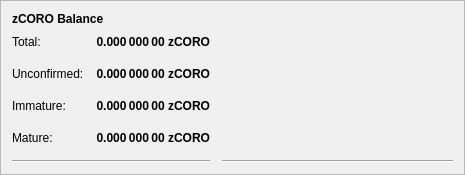
                                  <widget class="QFrame" name="frame_4">
                                    <property name="geometry">
                                      <rect>
                                        <x>0</x>
                                        <y>0</y>
                                        <width>465</width>
                                        <height>171</height>
                                      </rect>
                                    </property>
                                    <property name="frameShape">
                                      <enum>QFrame::StyledPanel</enum>
                                    </property>
                                    <property name="frameShadow">
                                      <enum>QFrame::Raised</enum>
                                    </property>
                                    <layout class="QVBoxLayout" name="verticalLayout_7">
                                      <item>
                                        <layout class="QHBoxLayout" name="horizontalLayout_8" stretch="0">
                                          <item>
                                            <widget class="QLabel" name="label_5z_3">
                                              <property name="maximumSize">
                                                <size>
                                                  <width>16777215</width>
                                                  <height>20</height>
                                                </size>
                                              </property>
                                              <property name="font">
                                                <font>
                                                  <weight>75</weight>
                                                  <bold>true</bold>
                                                </font>
                                              </property>
                                              <property name="text">
                                                <string>zCORO Balance</string>
                                              </property>
                                            </widget>
                                          </item>
                                        </layout>
                                      </item>
                                      <item>
                                        <layout class="QGridLayout" name="gridLayout_5">
                                          <property name="spacing">
                                            <number>12</number>
                                          </property>
                                          <item row="4" column="0">
                                            <widget class="QLabel" name="labelzBalanceMatureText">
                                              <property name="toolTip">
                                                <string>
                                                  Mature: more than 20 confirmation and more than 1 mints of the same denomination after it was minted.
                                                  These zCORO are spendable.
                                                </string>
                                              </property>
                                              <property name="text">
                                                <string>Mature:</string>
                                              </property>
                                            </widget>
                                          </item>
                                          <item row="5" column="0" colspan="2">
                                            <widget class="Line" name="lineSpendableBalance_5">
                                              <property name="orientation">
                                                <enum>Qt::Horizontal</enum>
                                              </property>
                                            </widget>
                                          </item>
                                          <item row="1" column="1">
                                            <widget class="QLabel" name="labelzBalance">
                                              <property name="font">
                                                <font>
                                                  <weight>75</weight>
                                                  <bold>true</bold>
                                                </font>
                                              </property>
                                              <property name="cursor">
                                                <cursorShape>IBeamCursor</cursorShape>
                                              </property>
                                              <property name="toolTip">
                                                <string>All available zCORO, unconfirmed and immature zCORO included.</string>
                                              </property>
                                              <property name="text">
                                                <string notr="true">0.000 000 00 zCORO</string>
                                              </property>
                                              <property name="alignment">
                                                <set>Qt::AlignRight|Qt::AlignTrailing|Qt::AlignVCenter</set>
                                              </property>
                                              <property name="textInteractionFlags">
                                                <set>Qt::LinksAccessibleByMouse|Qt::TextSelectableByKeyboard|Qt::TextSelectableByMouse</set>
                                              </property>
                                            </widget>
                                          </item>
                                          <item row="5" column="2">
                                            <widget class="Line" name="lineWatchBalance_5">
                                              <property name="sizePolicy">
                                                <sizepolicy hsizetype="Preferred" vsizetype="Fixed">
                                                  <horstretch>0</horstretch>
                                                  <verstretch>0</verstretch>
                                                </sizepolicy>
                                              </property>
                                              <property name="minimumSize">
                                                <size>
                                                  <width>140</width>
                                                  <height>0</height>
                                                </size>
                                              </property>
                                              <property name="orientation">
                                                <enum>Qt::Horizontal</enum>
                                              </property>
                                            </widget>
                                          </item>
                                          <item row="1" column="0">
                                            <widget class="QLabel" name="labelzBalanceText">
                                              <property name="toolTip">
                                                <string>All available zCORO, unconfirmed and immature zCORO included.</string>
                                              </property>
                                              <property name="text">
                                                <string>Total:</string>
                                              </property>
                                            </widget>
                                          </item>
                                          <item row="1" column="2">
                                            <spacer name="horizontalSpacer_8">
                                              <property name="orientation">
                                                <enum>Qt::Horizontal</enum>
                                              </property>
                                              <property name="sizeHint" stdset="0">
                                                <size>
                                                  <width>40</width>
                                                  <height>20</height>
                                                </size>
                                              </property>
                                            </spacer>
                                          </item>
                                          <item row="4" column="2">
                                            <spacer name="horizontalSpacer_4">
                                              <property name="orientation">
                                                <enum>Qt::Horizontal</enum>
                                              </property>
                                              <property name="sizeHint" stdset="0">
                                                <size>
                                                  <width>40</width>
                                                  <height>20</height>
                                                </size>
                                              </property>
                                            </spacer>
                                          </item>
                                          <item row="4" column="1">
                                            <widget class="QLabel" name="labelzBalanceMature">
                                              <property name="font">
                                                <font>
                                                  <weight>75</weight>
                                                  <bold>true</bold>
                                                </font>
                                              </property>
                                              <property name="toolTip">
                                                <string>
                                                  Mature: more than 20 confirmation and more than 1 mints of the same denomination after it was minted.
                                                  These zCORO are spendable.
                                                </string>
                                              </property>
                                              <property name="text">
                                                <string>0.000 000 00 zCORO</string>
                                              </property>
                                              <property name="alignment">
                                                <set>Qt::AlignRight|Qt::AlignTrailing|Qt::AlignVCenter</set>
                                              </property>
                                            </widget>
                                          </item>
                                          <item row="2" column="0">
                                            <widget class="QLabel" name="labelzBalanceUnconfirmedText">
                                              <property name="toolTip">
                                                <string>
                                                  Unconfirmed: less than 20 confirmations
                                                  Immature: confirmed, but less than 1 mints of the same denomination after it was minted
                                                </string>
                                              </property>
                                              <property name="text">
                                                <string>Unconfirmed:</string>
                                              </property>
                                            </widget>
                                          </item>
                                          <item row="2" column="1">
                                            <widget class="QLabel" name="labelzBalanceUnconfirmed">
                                              <property name="font">
                                                <font>
                                                  <weight>75</weight>
                                                  <bold>true</bold>
                                                </font>
                                              </property>
                                              <property name="toolTip">
                                                <string>
                                                  Unconfirmed: less than 20 confirmations
                                                  Immature: confirmed, but less than 1 mints of the same denomination after it was minted
                                                </string>
                                              </property>
                                              <property name="text">
                                                <string>0.000 000 00 zCORO</string>
                                              </property>
                                              <property name="alignment">
                                                <set>Qt::AlignRight|Qt::AlignTrailing|Qt::AlignVCenter</set>
                                              </property>
                                            </widget>
                                          </item>
                                          <item row="2" column="2">
                                            <spacer name="horizontalSpacer_5">
                                              <property name="orientation">
                                                <enum>Qt::Horizontal</enum>
                                              </property>
                                              <property name="sizeHint" stdset="0">
                                                <size>
                                                  <width>40</width>
                                                  <height>20</height>
                                                </size>
                                              </property>
                                            </spacer>
                                          </item>
                                          <item row="3" column="0">
                                            <widget class="QLabel" name="labelzBalanceImmatureText">
                                              <property name="toolTip">
                                                <string>
                                                  Unconfirmed: less than 20 confirmations
                                                  Immature: confirmed, but less than 1 mints of the same denomination after it was minted
                                                </string>
                                              </property>
                                              <property name="text">
                                                <string>Immature:</string>
                                              </property>
                                            </widget>
                                          </item>
                                          <item row="3" column="1">
                                            <widget class="QLabel" name="labelzBalanceImmature">
                                              <property name="font">
                                                <font>
                                                  <weight>75</weight>
                                                  <bold>true</bold>
                                                </font>
                                              </property>
                                              <property name="toolTip">
                                                <string>
                                                  Unconfirmed: less than 20 confirmations
                                                  Immature: confirmed, but less than 1 mints of the same denomination after it was minted
                                                </string>
                                              </property>
                                              <property name="text">
                                                <string>0.000 000 00 zCORO</string>
                                              </property>
                                              <property name="alignment">
                                                <set>Qt::AlignRight|Qt::AlignTrailing|Qt::AlignVCenter</set>
                                              </property>
                                            </widget>
                                          </item>
                                          <item row="3" column="2">
                                            <spacer name="horizontalSpacer_7">
                                              <property name="orientation">
                                                <enum>Qt::Horizontal</enum>
                                              </property>
                                              <property name="sizeHint" stdset="0">
                                                <size>
                                                  <width>40</width>
                                                  <height>20</height>
                                                </size>
                                              </property>
                                            </spacer>
                                          </item>
                                        </layout>
                                      </item>
                                    </layout>
                                  </widget>
